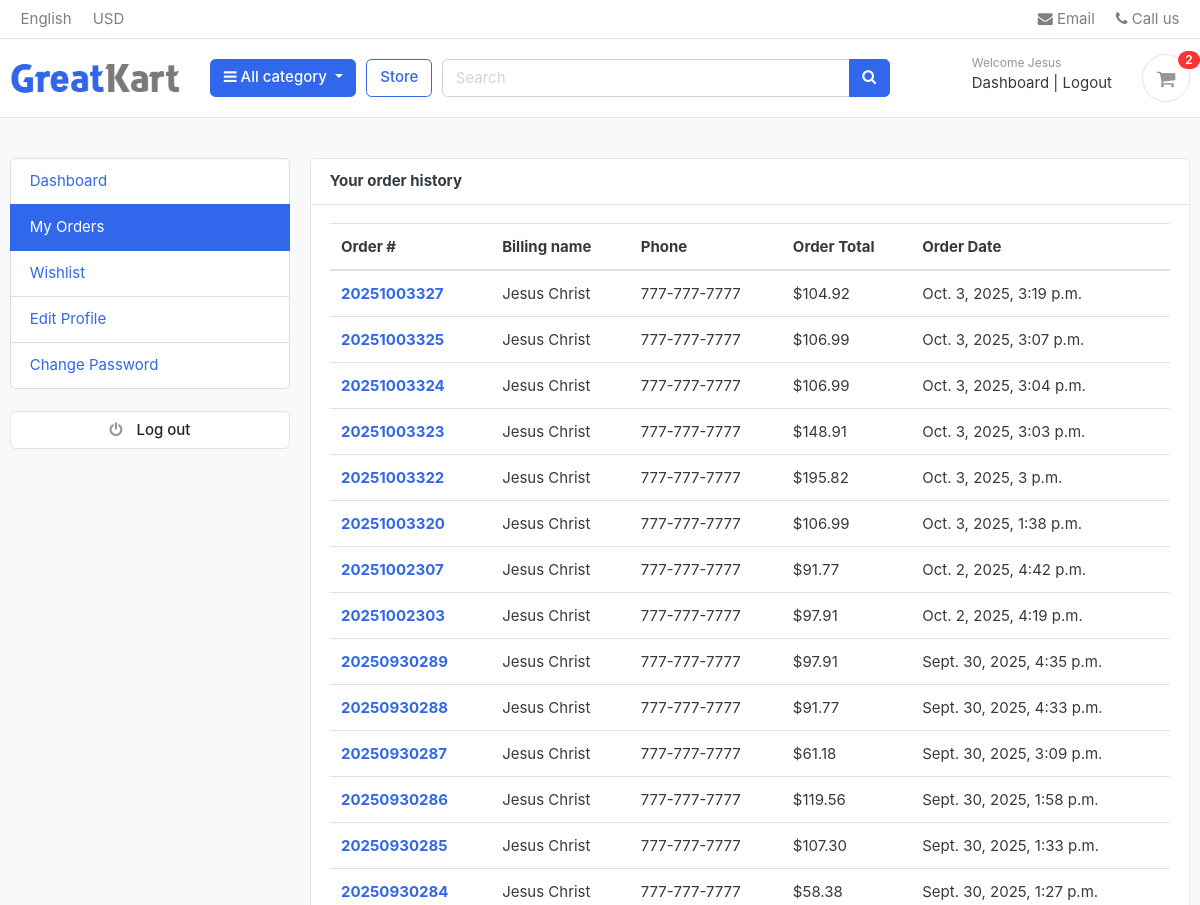
The app's page /accounts/my_orders/ (signed in, upper part), older data.
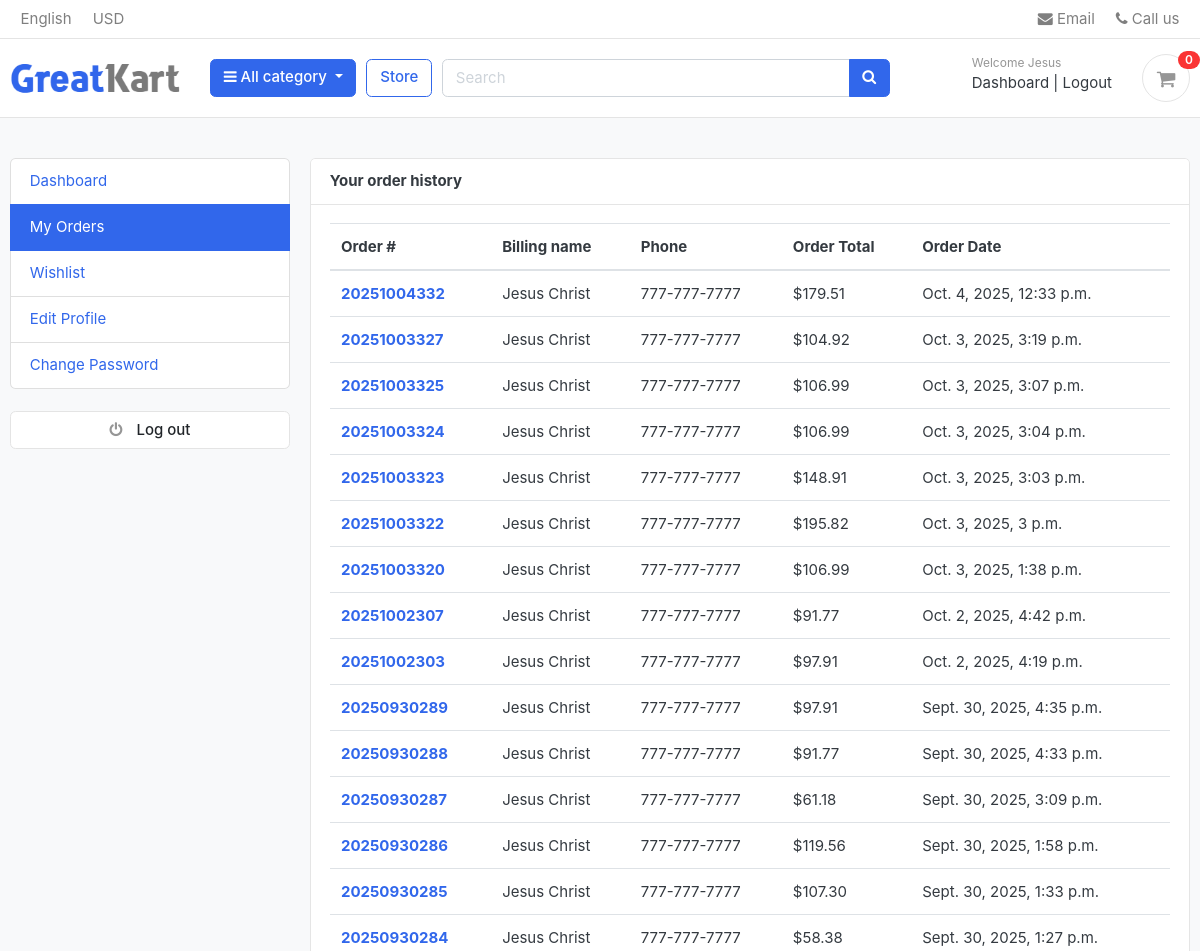
The same page, newer data.
### orders/models.py (models this page shows, shortened)
class Order(models.Model):
    STATUS = (
        ("AUTHORIZED", "Authorized"),
        ("PENDING", "Pending"),
        ("CAPTURED", "Captured"),
        ("REFUNDED", "Refunded"),
    )
    ORDER_STATUS = (
        ("PROCESSING", "Processing"),
        ("SHIPPED", "Shipped"),
        ("CANCELLED", "Cancelled"),
        ("RETURNED", "Returned"),
    )
    user = models.ForeignKey(Account, on_delete=models.SET_NULL, null=True)
    payment = models.ForeignKey(Payment, on_delete=models.SET_NULL, blank=True, null=True)
    order_number = models.CharField(max_length=20)
    first_name = models.CharField(max_length=50)
    last_name = models.CharField(max_length=50)
    phone = models.CharField(max_length=15)
    email = models.EmailField(max_length=50)
    address_line_1 = models.CharField(max_length=50)
    address_line_2 = models.CharField(max_length=50, blank=True)
    country = models.CharField(max_length=2, default='US')  # 2-letter code
    state = models.CharField(max_length=2)
    city = models.CharField(max_length=50)
    zip_code = models.CharField(max_length=10)
    order_note = models.CharField(max_length=100, blank=True)
    order_total = models.DecimalField(max_digits=10, decimal_places=2)
    tax = models.DecimalField(max_digits=10, decimal_places=2)
    shipping_cost = models.DecimalField(max_digits=10, decimal_places=2, default=0,
                                        help_text="Final shipping cost applied to this order")
    status = models.CharField(max_length=10,choices=STATUS,default="AUTHORIZED",verbose_name="Payment Status")
    tracking_number = models.CharField(max_length=100, blank=True, null=True,
                                       help_text="Carrier tracking number for shipment")
    order_status = models.CharField(max_length=15,choices=ORDER_STATUS,default="PROCESSING",)
    is_ordered = models.BooleanField(default=False)
    ip = models.CharField(blank=True, max_length=20)
    created_at = models.DateTimeField(auto_now_add=True)
    updated_at = models.DateTimeField(auto_now=True)
    shipping_first_name = models.CharField(max_length=50, blank=True)
    shipping_last_name = models.CharField(max_length=50, blank=True)
    shipping_phone = models.CharField(max_length=15, blank=True)
    shipping_email = models.EmailField(max_length=50, blank=True)
    shipping_address_line_1 = models.CharField(max_length=50, blank=True)
    shipping_address_line_2 = models.CharField(max_length=50, blank=True)
    shipping_country = models.CharField(max_length=2, blank=True, default='US')
    shipping_state = models.CharField(max_length=2, blank=True)
    shipping_city = models.CharField(max_length=50, blank=True)
    shipping_zip_code = models.CharField(max_length=20, blank=True)
    shipping_method = models.CharField(max_length=50, blank=True, null=True,
                                       help_text="Carrier or type (e.g., FedEx Home, Free Shipping)")
    supplier_name = models.CharField(max_length=255, blank=True, null=True)
    po_number = models.CharField(max_length=100, blank=True, null=True)
    supplier_order_date = models.DateField(blank=True, null=True)
    paypal_authorization_id = models.CharField(max_length=255, blank=True, null=True)
    paypal_order_id = models.CharField(max_length=255, blank=True, null=True)
    def full_name(self):
        return f'{self.first_name} {self.last_name}'

### accounts/views.py (the view)
# urls.py: path('my_orders/', views.my_orders, name='my_orders'),
@login_required(login_url='login')
def my_orders(request):
    orders = Order.objects.filter(
        user=request.user
    ).exclude(
        status="New"   # hide only brand new / incomplete orders
    ).order_by('-created_at')
    context = {
        'orders': orders,
    }
    return render(request, 'accounts/my_orders.html', context)

### carts/context_processors.py (called while the page is built)
def counter(request):
    cart_count = 0
    if 'admin' in request.path:
        return {}
    else:
        try:
            cart = Cart.objects.filter(cart_id= _cart_id(request))
            if request.user.is_authenticated:
                cart_items = CartItem.objects.all().filter(user=request.user)
            else:
                cart_items = CartItem.objects.all().filter(cart=cart[:1])
            for cart_item in cart_items:
                cart_count += cart_item.quantity
        except Cart.DoesNotExist:
            cart_count = 0
    return dict(cart_count=cart_count)

### carts/utils.py (called while the page is built)
def _cart_id(request):
    cart_id = request.session.get('cart_id')
    if not cart_id:
        cart_id = str(uuid.uuid4())
        request.session['cart_id'] = cart_id
        request.session.modified = True
    return cart_id

### category/context_processors.py (called while the page is built)
def menu_links(request):
    from category.models import Category
    links = Category.objects.all()
    return dict(links=links)

### category/models.py (called while the page is built)
    def get_url(self):
        return reverse('store:products_by_category', args=[self.slug])

### templates/accounts/my_orders.html (shortened to what this page needs)
{% extends 'base.html' %}
{% block content %}
<section class="section-content padding-y bg">
<div class="container">
	<div class="row">
	{% include 'includes/dashboard_sidebar.html' %}
	<main class="col-md-9">
		<article class="card">
		<header class="card-header">
			<strong class="d-inline-block mr-3">Your order history</strong>
		</header>
		<div class="card-body">
			<div class="row">
			<div class="col-md-12">
				<table class="table table-hover">
  <thead>
    <tr>
      <th scope="col">Order #</th>
      <th scope="col">Billing name</th>
      <th scope="col">Phone </th>
      <th scope="col">Order Total</th>
	  <th scope="col">Order Date</th>
    </tr>
  </thead>
  <tbody>
  	{% for order in orders %}
    <tr>
      <th scope="row"><a href="{% url 'order_detail' order.order_number  %}">{{ order.order_number }}</a></th>
      <td>{{ order.full_name }}</td>
      <td>{{ order.phone }}</td>
      <td>${{ order.order_total|floatformat:2 }}</td>
	  <td>{{ order.created_at }}</td>
    </tr>
	{% endfor %}
  </tbody>
</table>
			</div>
			</div>
			</div>
		</article>
	</main>
</div>
</div>
</section>
{% endblock %}

### templates/includes/navbar.html (shortened to what this page needs)
{% load static %}
<header class="section-header">
    <nav class="navbar p-md-0 navbar-expand-sm navbar-light border-bottom">
        <div class="container">
            <div class="collapse navbar-collapse" id="navbarTop4">
                <ul class="navbar-nav mr-auto">
                    <li class="nav-item dropdown">
                        <a href="#" class="nav-link"> English </a>
                    </li>
                    <li class="nav-item dropdown">
                        <a href="#" class="nav-link"> USD </a>
                    </li>
                </ul>
                <ul class="navbar-nav">
                    <li><a href="#" class="nav-link"> <i class="fa fa-envelope"></i> Email </a></li>
                    <li><a href="#" class="nav-link"> <i class="fa fa-phone"></i> Call us </a></li>
                </ul>
            </div>
        </div>
    </nav>
    <section class="header-main border-bottom">
        <div class="container">
            <div class="row align-items-center">
                <div class="col-lg-2 col-md-3 col-6">
                    <a href="{% url 'home' %}" class="brand-wrap">
                        <img class="logo" src="{% static './images/logo.png' %}">
                    </a>
                </div>
                <div class="col-lg col-sm col-md col-6 flex-grow-0">
                    <div class="category-wrap dropdown d-inline-block float-right">
                        <button type="button" class="btn btn-primary dropdown-toggle" data-toggle="dropdown">
                            <i class="fa fa-bars"></i> All category
                        </button>
                    </div>
                </div>
                <a href="{% url 'store:store' %}" class="btn btn-outline-primary">Store</a>
                <div class="col-lg col-md-6 col-sm-12 col">
                    <form action="{% url 'store:search' %}" class="search" method="GET">
                        <div class="input-group w-100">
                            <input type="text" class="form-control" style="width:60%;" placeholder="Search" name="keyword">
                            <div class="input-group-append">
                                <button class="btn btn-primary" type="submit">
                                    <i class="fa fa-search"></i>
                                </button>
                            </div>
                        </div>
                    </form>
                </div>
                <div class="col-lg-3 col-sm-6 col-8 order-2 order-lg-3">
                    <div class="d-flex justify-content-end mb-3 mb-lg-0">
                        {% if user.id is None %}
                            <div class="widget-header">
                                <small class="title text-muted">Welcome guest!</small>
                                <div>
                                    <a href="{% url 'login' %}">Sign in</a>
                                    <span class="dark-transp"> | </span>
                                    <a href="{% url 'register' %}"> Register</a>
                                </div>
                            </div>
                        {% else %}
                            <div class="widget-header">
                                <small class="title text-muted">Welcome {{user.first_name}}</small>
                                <div>
                                    <a href="{% url 'dashboard' %}">Dashboard</a>
                                    <span class="dark-transp"> | </span>
                                    <a href="{% url 'logout' %}"> Logout</a>
                                </div>
                            </div>
                        {% endif %}
                        <a href="{% url 'cart' %}" class="widget-header pl-3 ml-3">
                            <div class="icon icon-sm rounded-circle border"><i class="fa fa-shopping-cart"></i></div>
                            <span class="badge badge-pill badge-danger notify">{{ cart_count }}</span>
                        </a>
                    </div>
                </div>
            </div>
        </div>
    </section>
</header>

Row changes from the older to the newer data that the page shows:
added Order: order_number "20251004332", full_name "Jesus Christ", phone "777-777-7777", order_total "179.51", created_at "Oct. 4, 2025, 12:33 p.m."
Text that changed along with them:
{{ cart_count }}: "2" → "0"
